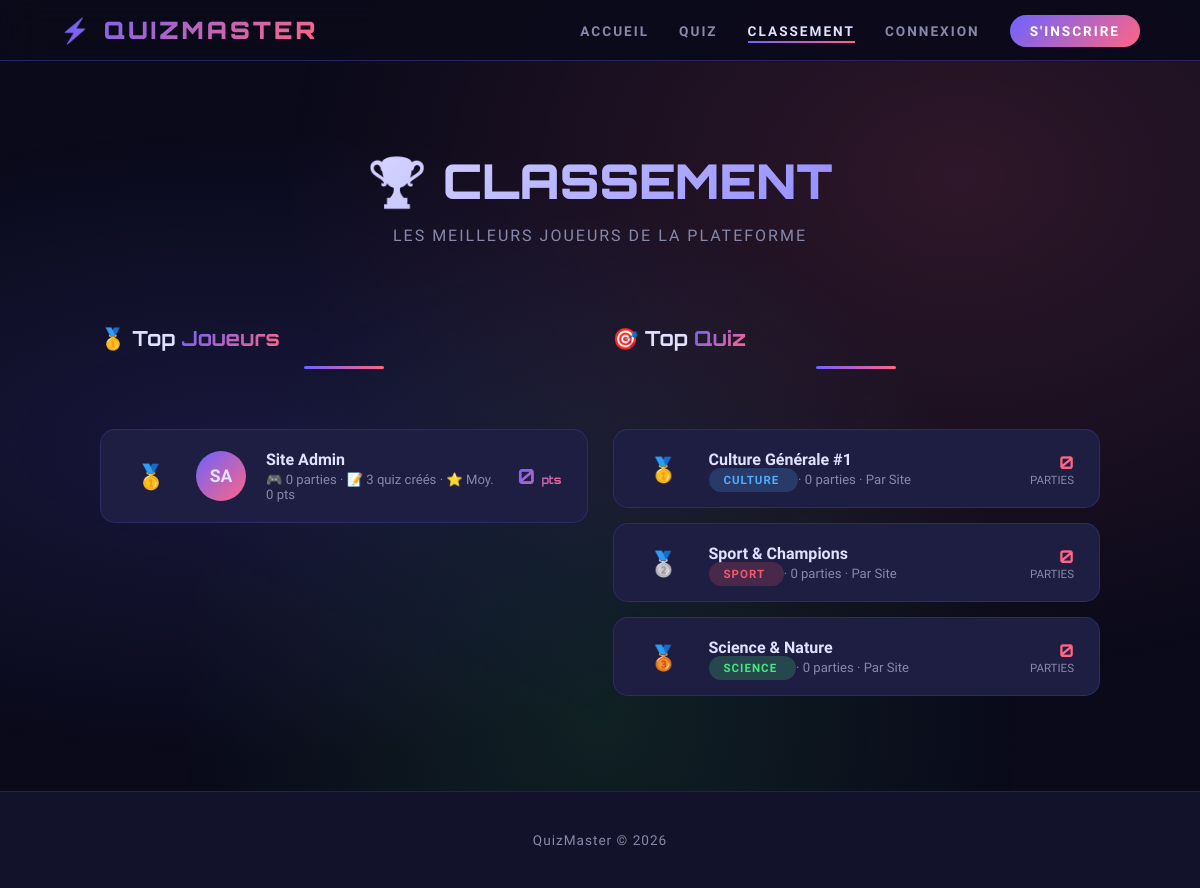
Page /classement.php on the committed database.
### tables this page shows
CREATE TABLE IF NOT EXISTS utilisateurs (
    id INT AUTO_INCREMENT PRIMARY KEY,
    nom VARCHAR(100) NOT NULL,
    prenom VARCHAR(100) NOT NULL,
    email VARCHAR(150) NOT NULL UNIQUE,
    mot_de_passe VARCHAR(255) NOT NULL,
    avatar VARCHAR(255) DEFAULT NULL,
    points_total INT DEFAULT 0,
    date_inscription DATETIME DEFAULT CURRENT_TIMESTAMP
);

CREATE TABLE IF NOT EXISTS quiz (
    id INT AUTO_INCREMENT PRIMARY KEY,
    titre VARCHAR(255) NOT NULL,
    description TEXT,
    categorie ENUM('sport','culture','divertissement','science','histoire','geographie','autre') NOT NULL,
    difficulte ENUM('facile','moyen','difficile') NOT NULL,
    createur_id INT NOT NULL,
    nb_questions_min INT DEFAULT 5,
    temps_limite INT DEFAULT 30,
    date_creation DATETIME DEFAULT CURRENT_TIMESTAMP,
    FOREIGN KEY (createur_id) REFERENCES utilisateurs(id)
);

### classement.php (the view, shortened to what this page needs)
<?php
require_once 'db.php';
$top_joueurs = $pdo->query("
    SELECT u.id, u.prenom, u.nom, u.points_total,
    COUNT(DISTINCT p.id) as nb_parties,
    COUNT(DISTINCT q.id) as nb_quiz_crees,
    AVG(p.score) as score_moyen
    FROM utilisateurs u
    LEFT JOIN participations p ON u.id = p.utilisateur_id
    LEFT JOIN quiz q ON u.id = q.createur_id
    GROUP BY u.id
    ORDER BY u.points_total DESC
    LIMIT 10
")->fetchAll();
$top_quiz = $pdo->query("
    SELECT q.*, u.prenom, u.nom,
    COUNT(p.id) as nb_participations,
    AVG(p.score) as score_moyen
    FROM quiz q
    LEFT JOIN utilisateurs u ON q.createur_id = u.id
    LEFT JOIN participations p ON q.id = p.quiz_id
    GROUP BY q.id
    ORDER BY nb_participations DESC
    LIMIT 5
")->fetchAll();
?>
<!DOCTYPE html>
<html lang="fr">
<head>
    <link rel="stylesheet" href="css/style.css">
</head>
<body>
    <nav class="navbar">
        <div class="nav-logo">⚡ QUIZMASTER</div>
        <ul class="nav-links">
            <li><a href="index.php">Accueil</a></li>
            <li><a href="liste_quiz.php">Quiz</a></li>
            <li><a href="classement.php" class="active">Classement</a></li>
            <?php if (isset($_SESSION['user_id'])): ?>
                <li><a href="amis.php">Amis</a></li>
                <li><a href="dashboard.php">Mon Espace</a></li>
                <li><a href="creer_quiz.php" class="nav-btn">+ Créer</a></li>
                <li><a href="logout.php" class="btn-danger">Déconnexion</a></li>
            <?php else: ?>
                <li><a href="login.php">Connexion</a></li>
                <li><a href="register.php" class="nav-btn">S'inscrire</a></li>
            <?php endif; ?>
        </ul>
    </nav>
    <div class="page-header">
        <h1>🏆 CLASSEMENT</h1>
        <p>Les meilleurs joueurs de la plateforme</p>
    </div>
    <section class="section" style="padding-top:20px; position:relative; z-index:1;">
        <div style="max-width:1000px; margin:0 auto;">
            <div class="grid-2">
                <div>
                    <h2 class="section-titre" style="text-align:left; font-size:1.3rem;">
                        🥇 Top <span>Joueurs</span>
                    </h2>
                    <?php foreach ($top_joueurs as $i => $joueur): ?>
                        <div class="classement-item">
                            <div class="classement-rang <?= $i === 0 ? 'rang-1' : ($i === 1 ? 'rang-2' : ($i === 2 ? 'rang-3' : '')) ?>">
                                <?php if ($i === 0): ?>🥇
                                <?php elseif ($i === 1): ?>🥈
                                <?php elseif ($i === 2): ?>🥉
                                <?php else: ?>#<?= $i + 1 ?>
                                <?php endif; ?>
                            </div>
                            <div class="classement-avatar">
                                <?= strtoupper(substr($joueur['prenom'],0,1).substr($joueur['nom'],0,1)) ?>
                            </div>
                            <div class="classement-info">
                                <div class="classement-nom">
                                    <?= htmlspecialchars($joueur['prenom'].' '.$joueur['nom']) ?>
                                </div>
                                <div class="classement-stats">
                                    🎮 <?= $joueur['nb_parties'] ?> parties ·
                                    📝 <?= $joueur['nb_quiz_crees'] ?> quiz créés ·
                                    ⭐ Moy. <?= round($joueur['score_moyen'] ?? 0) ?> pts
                                </div>
                            </div>
                            <div class="classement-points">
                                <?= number_format($joueur['points_total']) ?>
                                <span style="font-size:0.7rem; color:var(--text-muted);">pts</span>
                            </div>
                        </div>
                    <?php endforeach; ?>
                </div>
                <div>
                    <h2 class="section-titre" style="text-align:left; font-size:1.3rem;">
                        🎯 Top <span>Quiz</span>
                    </h2>
                    <?php foreach ($top_quiz as $i => $q): ?>
                        <div class="classement-item" style="cursor:pointer;"
                             onclick="window.location='jouer_quiz.php?id=<?= $q['id'] ?>'">
                            <div class="classement-rang <?= $i === 0 ? 'rang-1' : ($i === 1 ? 'rang-2' : ($i === 2 ? 'rang-3' : '')) ?>">
                                <?php if ($i === 0): ?>🥇
                                <?php elseif ($i === 1): ?>🥈
                                <?php elseif ($i === 2): ?>🥉
                                <?php else: ?>#<?= $i + 1 ?>
                                <?php endif; ?>
                            </div>
                            <div class="classement-info">
                                <div class="classement-nom">
                                    <?= htmlspecialchars($q['titre']) ?>
                                </div>
                                <div class="classement-stats">
                                    <span class="quiz-categorie cat-<?= $q['categorie'] ?>" style="font-size:0.72rem;">
                                        <?= ucfirst($q['categorie']) ?>
                                    </span>
                                    · <?= $q['nb_participations'] ?> parties ·
                                    Par <?= htmlspecialchars($q['prenom']) ?>
                                </div>
                            </div>
                            <div style="text-align:right;">
                                <div style="font-family:'Orbitron',monospace; font-size:1.1rem; font-weight:700; color:#ff6584;">
                                    <?= $q['nb_participations'] ?>
                                </div>
                                <div style="font-size:0.72rem; color:var(--text-muted);">PARTIES</div>
                            </div>
                        </div>
                    <?php endforeach; ?>
                </div>
            </div>
        </div>
    </section>
    <footer class="footer">
        <p> QuizMaster © 2026</p>
    </footer>
</body>
</html>

### rows in the picture
utilisateurs: prenom+nom "SA", prenom+nom "Site Admin", nb_parties "0", nb_quiz_crees "3", score_moyen "0", points_total "0"
quiz: titre "Culture Générale #1", categorie "CULTURE", nb_participations "0", createur.prenom "Site"
quiz: titre "Sport & Champions", categorie "SPORT", nb_participations "0", createur.prenom "Site"
quiz: titre "Science & Nature", categorie "SCIENCE", nb_participations "0", createur.prenom "Site"
